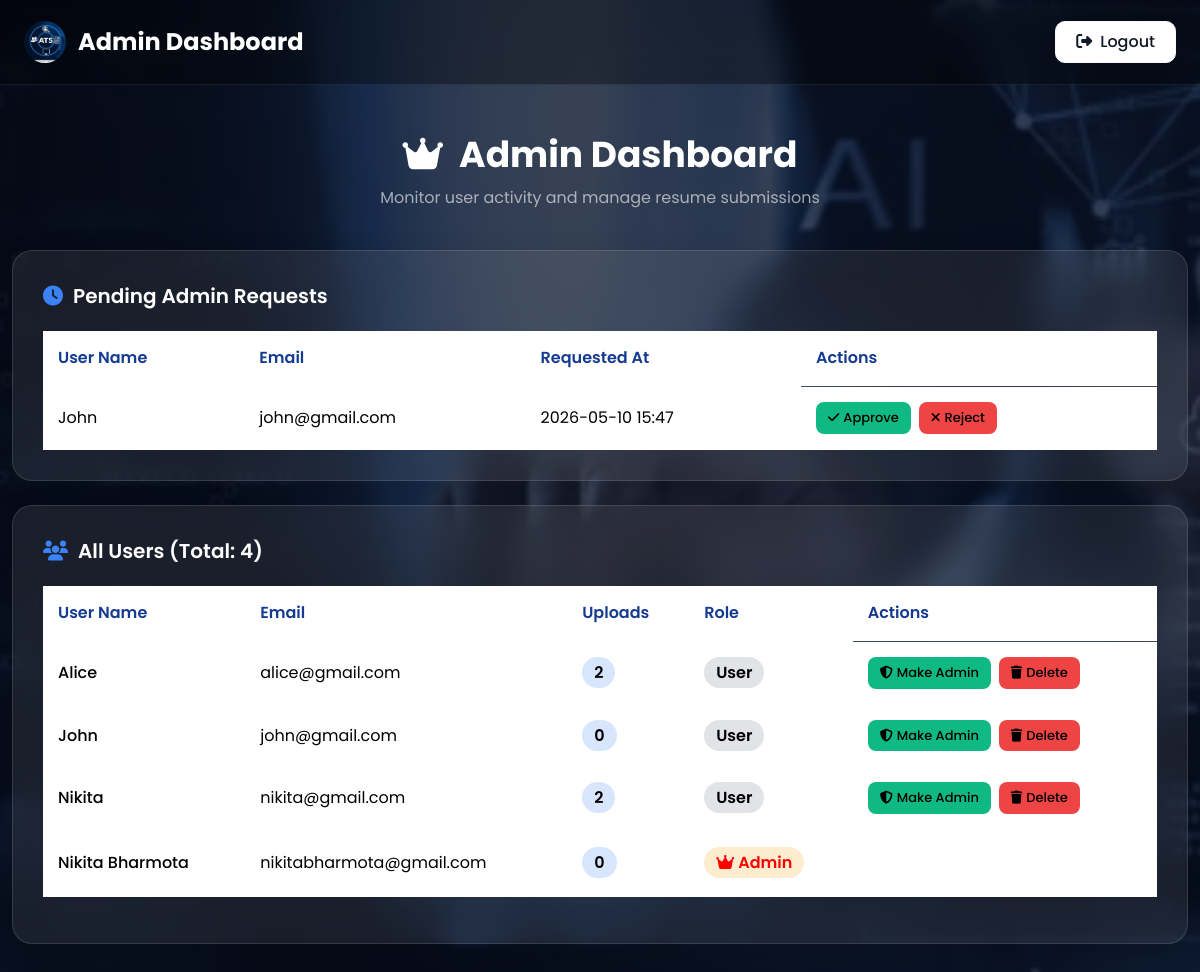
The page /admin (signed in) on the database its author committed.
### tables this page shows
CREATE TABLE admin_requests(
        id INTEGER PRIMARY KEY AUTOINCREMENT,
        user_id INTEGER,
        status TEXT DEFAULT 'pending',
        requested_at TEXT
    );

CREATE TABLE users(
        id INTEGER PRIMARY KEY AUTOINCREMENT,
        name TEXT,
        email TEXT UNIQUE,
        password TEXT,
        role TEXT
    );

### app.py (the view)
@app.route("/admin")
def admin():
    if "role" not in session or session["role"] != "admin":
        return redirect("/login")
    sort_by = request.args.get("sort", "email")
    order_by = {
        "name": "users.name",
        "email": "users.email",
        "upload_count": "upload_count DESC",
        "highest_accuracy": "MAX(resumes.score) DESC",
        "average_accuracy": "AVG(resumes.score) DESC"
    }.get(sort_by, "users.email")
    conn = get_db()
    cur = conn.cursor()
    users = cur.execute(f"""
    SELECT users.id, users.name, users.email, users.role,
           COUNT(resumes.id) as upload_count,
           MAX(resumes.score) as max_score,
           AVG(resumes.score) as avg_score
    FROM users
    LEFT JOIN resumes ON users.id = resumes.user_id
    GROUP BY users.id, users.name, users.email, users.role
    ORDER BY {order_by}
    """).fetchall()
    pending_requests = cur.execute(
        "SELECT admin_requests.id AS request_id, users.id AS user_id, users.name, users.email, admin_requests.requested_at "
        "FROM admin_requests "
        "JOIN users ON admin_requests.user_id = users.id "
        "WHERE admin_requests.status = 'pending' "
        "ORDER BY admin_requests.requested_at DESC"
    ).fetchall()
    conn.close()
    return render_template("admin.html", users=users, pending_requests=pending_requests, sort_by=sort_by, current_user_id=session.get("user_id"))

### app.py (called while the page is built)
def get_db():
    conn = sqlite3.connect("database.db", timeout=10)
    conn.row_factory = sqlite3.Row
    return conn

### templates/admin.html (shortened to what this page needs)
<!DOCTYPE html>
<html lang="en">
<head>
<link rel="stylesheet" href="https://cdn.jsdelivr.net/npm/bootstrap@5.3.2/dist/css/bootstrap.min.css">
<link rel="stylesheet" href="https://cdnjs.cloudflare.com/ajax/libs/font-awesome/6.4.2/css/all.min.css">
</head>
<body>
<nav class="navbar navbar-expand-lg navbar-dark px-4 py-3">
  <a class="navbar-brand text-white" href="/admin">
    <img src="{{ url_for('static', filename='Logo.jpg') }}" alt="Logo" height="36" class="logo">
    Admin Dashboard
  </a>
  <div class="ms-auto d-flex gap-2">
    <a class="btn btn-light nav-btn" href="/logout"><i class="fas fa-sign-out-alt me-2"></i>Logout</a>
  </div>
</nav>
<div class="container py-5" style="max-width:1200px;">
  <div class="admin-heading">
    <h1><i class="fas fa-crown me-3"></i>Admin Dashboard</h1>
    <p>Monitor user activity and manage resume submissions</p>
  </div>
  {% if pending_requests %}
  <div class="glass-card mb-4">
    <div class="section-heading">
      <i class="fas fa-clock"></i>
      Pending Admin Requests
    </div>
    <div class="table-responsive">
      <table class="table table-borderless align-middle mb-0">
        <thead>
          <tr>
            <th>User Name</th>
            <th>Email</th>
            <th>Requested At</th>
            <th>Actions</th>
          </tr>
        </thead>
        <tbody>
          {% for request in pending_requests %}
          <tr>
            <td>{{ request['name'] }}</td>
            <td>{{ request['email'] }}</td>
            <td>{{ request['requested_at'][:16].replace('T', ' ') }}</td>
            <td class="d-flex gap-2 flex-wrap">
              <a href="/approve_admin_request/{{ request['request_id'] }}" class="btn btn-sm btn-success"><i class="fas fa-check me-1"></i>Approve</a>
              <a href="/reject_admin_request/{{ request['request_id'] }}" class="btn btn-sm btn-danger"><i class="fas fa-times me-1"></i>Reject</a>
            </td>
          </tr>
          {% endfor %}
        </tbody>
      </table>
    </div>
  </div>
  {% endif %}
  <div class="glass-card">
    <div class="section-heading">
      <i class="fas fa-users"></i>
      All Users (Total: {{ users|length }})
    </div>
    <div class="table-responsive">
      <table class="table table-borderless align-middle">
        <thead>
          <tr>
            <th>User Name</th>
            <th>Email</th>
            <th>Uploads</th>
            <th>Role</th>
            <th>Actions</th>
          </tr>
        </thead>
        <tbody>
          {% for item in users %}
          <tr>
            <td><a href="/admin/user/{{ item['id'] }}" style="color: black; text-decoration: none; font-weight: 500;">{{ item['name'] }}</a></td>
            <td>{{ item['email'] }}</td>
            <td><span style="background:rgba(59,130,246,0.2); padding:4px 12px; border-radius:20px; font-weight:600;">{{ item['upload_count'] }}</span></td>
            <td>
              {% if item['role'] == 'admin' %}
              <span style="background:rgba(245,158,11,0.2); color:red; padding:4px 12px; border-radius:20px; font-weight:600;"><i class="fas fa-crown me-1"></i>Admin</span>
              {% else %}
              <span style="background:rgba(107,114,128,0.2); color:vlack; padding:4px 12px; border-radius:20px; font-weight:600;">User</span>
              {% endif %}
            </td>
            <td class="d-flex flex-wrap gap-2">
              {% if item['role'] == 'user' %}
              <a href="/update_role/{{ item['id'] }}/admin" class="btn btn-sm btn-success"><i class="fas fa-shield-alt me-1"></i>Make Admin</a>
              {% endif %}
              {% if item['id'] != current_user_id %}
              <a href="/delete_user/{{ item['id'] }}" class="btn btn-sm btn-danger" onclick="return confirm('Delete this user and all their resumes?')"><i class="fas fa-trash me-1"></i>Delete</a>
              {% endif %}
              {% if item['role'] == 'admin' and item['id'] != current_user_id %}
              <a href="/update_role/{{ item['id'] }}/user" class="btn btn-sm btn-warning"><i class="fas fa-user me-1"></i>Remove Admin</a>
              {% elif item['role'] == 'admin' %}
              <span style="background-color: white; padding: 6px 12px; border-radius: 8px;">&nbsp;</span>
              {% endif %}
            </td>
          </tr>
          {% else %}
          <tr>
            <td colspan="5" class="text-center text-muted" style="padding:30px;">
              <i class="fas fa-inbox me-2"></i>No users found.
            </td>
          </tr>
          {% endfor %}
        </tbody>
      </table>
    </div>
  </div>
</div>
</body>
</html>

### rows shown on the page
admin_requests: name "John", email "john@gmail.com", requested_at "2026-05-10 15:47"
users: name "Alice", email "alice@gmail.com", upload_count "2", role "User"
users: name "John", email "john@gmail.com", upload_count "0", role "User"
users: name "Nikita", email "nikita@gmail.com", upload_count "2", role "User"
users: name "Nikita Bharmota", email "nikitabharmota@gmail.com", upload_count "0", role "admin" (drawn)

### other values the page prints
{{ users|length }} "4"
